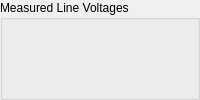
      <widget class="QGroupBox" name="groupBox_15">
       <property name="title">
        <string>Measured Line Voltages</string>
       </property>
       <layout class="QGridLayout" name="gridLayout_6">
        <item row="3" column="0" alignment="Qt::AlignRight">
         <widget class="CompactEpc" name="compactepc_36">
          <property name="signal_path" stdset="0">
           <string>StatusAC;VoltageAC_measured</string>
          </property>
          <property name="label_override" stdset="0">
           <string>Average</string>
          </property>
          <property name="label_visible" stdset="0">
           <bool>true</bool>
          </property>
          <property name="units_visible" stdset="0">
           <bool>true</bool>
          </property>
         </widget>
        </item>
        <item row="2" column="0" alignment="Qt::AlignRight">
         <widget class="CompactEpc" name="compactepc_35">
          <property name="signal_path" stdset="0">
           <string>StatusLineToLineVoltages;L3ToL2Voltage_measured</string>
          </property>
          <property name="label_override" stdset="0">
           <string/>
          </property>
          <property name="label_visible" stdset="0">
           <bool>true</bool>
          </property>
          <property name="units_visible" stdset="0">
           <bool>true</bool>
          </property>
         </widget>
        </item>
        <item row="1" column="0" alignment="Qt::AlignRight">
         <widget class="CompactEpc" name="compactepc_34">
          <property name="signal_path" stdset="0">
           <string>StatusLineToLineVoltages;L2ToL1Voltage_measured</string>
          </property>
          <property name="label_override" stdset="0">
           <string/>
          </property>
          <property name="label_visible" stdset="0">
           <bool>true</bool>
          </property>
          <property name="units_visible" stdset="0">
           <bool>true</bool>
          </property>
         </widget>
        </item>
        <item row="0" column="0" alignment="Qt::AlignRight">
         <widget class="CompactEpc" name="compactepc_33">
          <property name="signal_path" stdset="0">
           <string>StatusLineToLineVoltages;L1ToL3Voltage_measured</string>
          </property>
          <property name="label_override" stdset="0">
           <string/>
          </property>
          <property name="label_visible" stdset="0">
           <bool>true</bool>
          </property>
          <property name="units_visible" stdset="0">
           <bool>true</bool>
          </property>
         </widget>
        </item>
       </layout>
      </widget>
